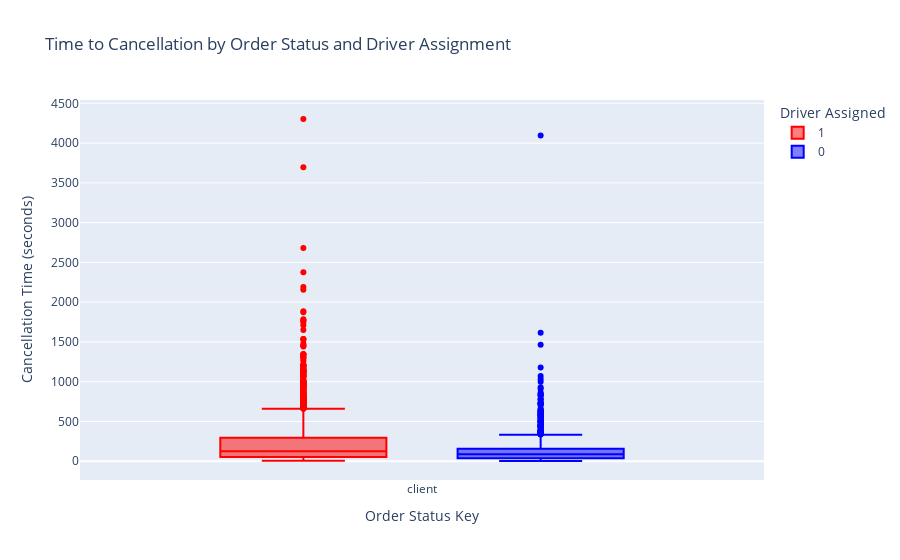

Here is the notebook cell this chart was saved with:
### Markdown cell above
From above observations:

- **High Client Cancellations**: With 7307 client cancellations vs. 3409 system cancellations, client cancellations are significantly higher.
- **Driver Assignment**: Both clients and the system tend to cancel more when no driver is assigned. Very few orders are canceled by the system when a driver is assigned.

### Code cell
fig = px.box(
    data_orders,
    x='order_status_key',
    y='cancellations_time_in_seconds',
    color='is_driver_assigned_key',
    color_discrete_map={0: 'blue', 1: 'red'},
    labels={'order_status_key': 'Order Status Key', 'cancellation_time_in_seconds': 'Cancellation Time (seconds)'},
    title='Time to Cancellation by Order Status and Driver Assignment'
)
fig.update_layout(
    xaxis_title='Order Status Key',
    yaxis_title='Cancellation Time (seconds)',
    legend_title='Driver Assigned'
)
fig.show()

### Figure 1 — Plotly figure (JSON) as saved in the notebook; plotly's stock layout.template omitted (floating-point values rounded to 4 significant figures; data arrays with more than 128 entries replaced by an {"elided": "..."} marker saying what was removed)
{"data": [{"alignmentgroup": "True", "hovertemplate": "is_driver_assigned_key=1<br>Order Status Key=%{x}<br>cancellations_time_in_seconds=%{y}<extra></extra>", "legendgroup": "1", "marker": {"color": "red"}, "name": "1", "notched": false, "offsetgroup": "1", "orientation": "v", "showlegend": true, "type": "box", "x": {"elided": "2814 str values"}, "x0": " ", "xaxis": "x", "y": {"elided": "2814 int values"}, "y0": " ", "yaxis": "y"}, {"alignmentgroup": "True", "hovertemplate": "is_driver_assigned_key=0<br>Order Status Key=%{x}<br>cancellations_time_in_seconds=%{y}<extra></extra>", "legendgroup": "0", "marker": {"color": "blue"}, "name": "0", "notched": false, "offsetgroup": "0", "orientation": "v", "showlegend": true, "type": "box", "x": {"elided": "7902 str values"}, "x0": " ", "xaxis": "x", "y": {"elided": "7902 int values"}, "y0": " ", "yaxis": "y"}], "layout": {"boxmode": "group", "legend": {"title": {"text": "Driver Assigned"}, "tracegroupgap": 0}, "title": {"text": "Time to Cancellation by Order Status and Driver Assignment"}, "xaxis": {"anchor": "y", "domain": [0, 1], "title": {"text": "Order Status Key"}}, "yaxis": {"anchor": "x", "domain": [0, 1], "title": {"text": "Cancellation Time (seconds)"}}}}
